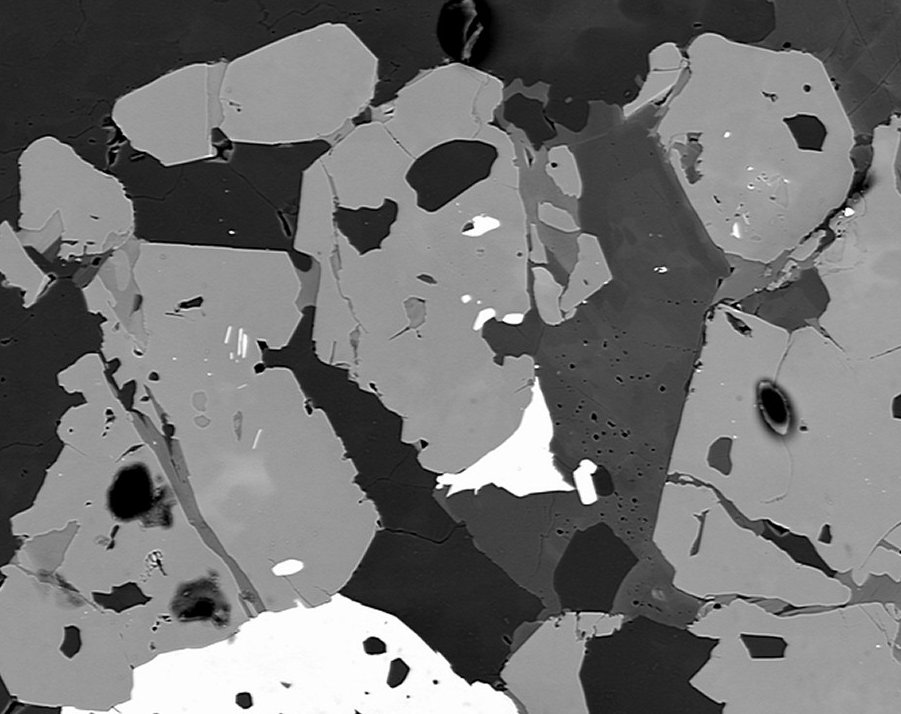
#> input picture Image Processing/Automatic image quality assessment using BRISQUE/noisy_images/BSE.jpg, 901 x 714 px; the run also reads 2 pictures not shown here
$ python brisque.py
#> lines starting #> are read from the running program, lines starting #| are printed output that depends on the picture; long printed decimals are rounded
import numpy as np
from skimage import io, img_as_float
import imquality.brisque as brisque

# ================= BRISQUE =================


''' To install imquality
https://pypi.org/project/image-quality/
'''
img0 = img_as_float(io.imread('./noisy_images/BSE.jpg'))
#> img0: shape (714, 901) float64; min 0, max 1, mean 0.45
img25 = img_as_float(io.imread('noisy_images/BSE_1sigma_blur.jpg'))
#> img25: shape (714, 901) float64; min 0, max 1, mean 0.45
img50 = img_as_float(io.imread('noisy_images/BSE_2sigma_blur.jpg'))
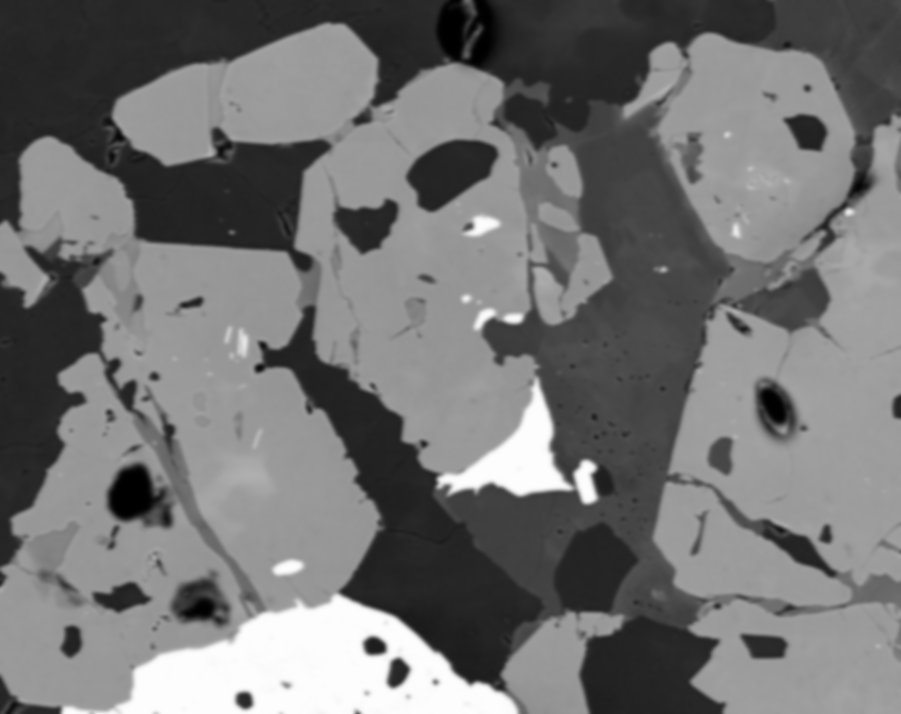
#> input picture Image Processing/Automatic image quality assessment using BRISQUE/noisy_images/BSE_2sigma_blur.jpg, 901 x 714 px
#> img50: shape (714, 901) float64; min 0, max 1, mean 0.45
img75 = img_as_float(io.imread('noisy_images/BSE_3sigma_blur.jpg'))
#> img75: shape (714, 901) float64; min 0, max 1, mean 0.45
img100 = img_as_float(io.imread('noisy_images/BSE_5sigma_blur.jpg'))
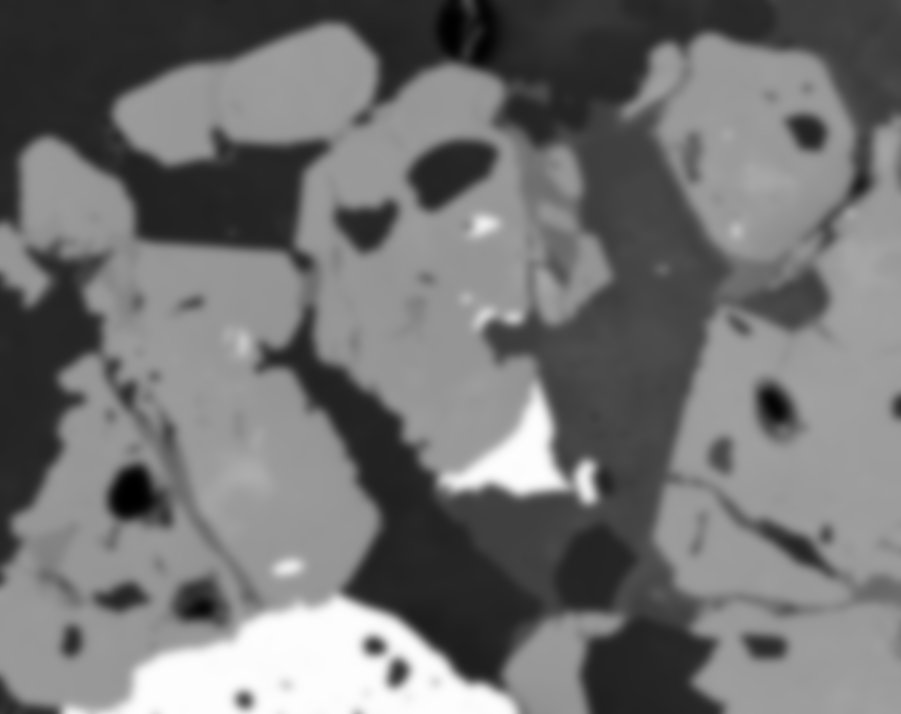
#> input picture Image Processing/Automatic image quality assessment using BRISQUE/noisy_images/BSE_5sigma_blur.jpg, 901 x 714 px
#> img100: shape (714, 901) float64; min 0, max 1, mean 0.45
img200 = img_as_float(io.imread('noisy_images/BSE_10sigma_blur.jpg'))
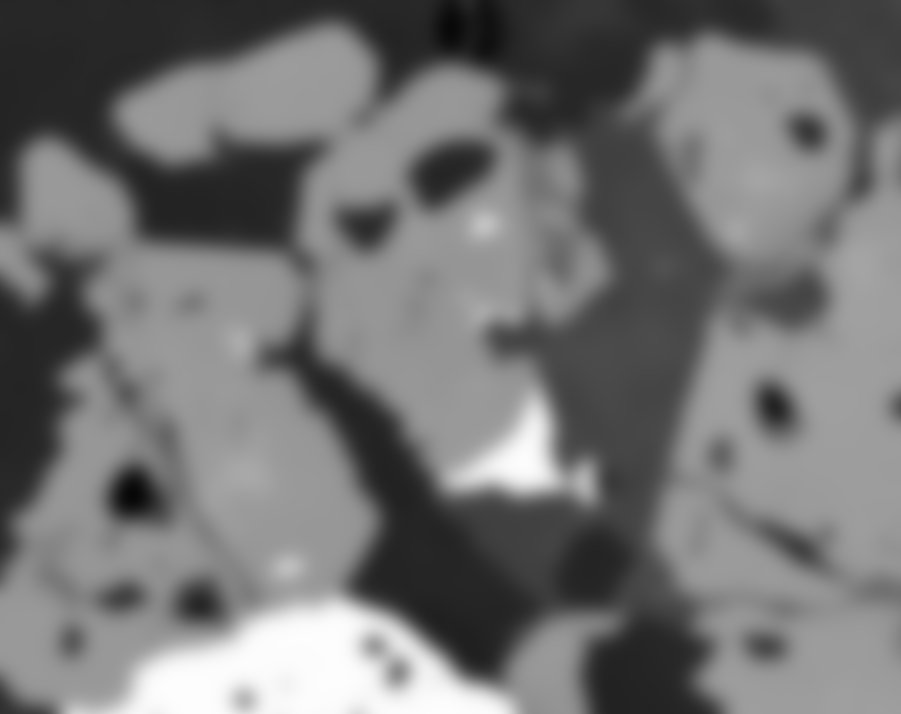
#> input picture Image Processing/Automatic image quality assessment using BRISQUE/noisy_images/BSE_10sigma_blur.jpg, 901 x 714 px
#> img200: shape (714, 901) float64; min 0.0275, max 0.996, mean 0.45


'''
If the BRISQUE score is low then the image is of good quality.

for example:
we can use it to find the best image from a set of images.
we can give a threshold value (50) and if the score is less than the threshold then the image is of good quality.

'''

# [16 lines of commented-out code are left out]

'''
PSNR in image processing is a metric for the quality of reconstruction of lossy compression codecs (for example, image compression).
is calculated as the logarithm of the mean squared error of the reconstructed image to the original image.
'''

'''
if the PSNR value is high then the image is of good quality.
'''

# Peak signal to noise ratio (PSNR) is Not a good metric.

from skimage.metrics import peak_signal_noise_ratio

psnr_25 = peak_signal_noise_ratio(img0, img25)
#> psnr_25 = 32.45
psnr_50 = peak_signal_noise_ratio(img0, img50)
#> psnr_50 = 27
psnr_75 = peak_signal_noise_ratio(img0, img75)
#> psnr_75 = 24.91
psnr_100 = peak_signal_noise_ratio(img0, img100)
#> psnr_100 = 22.78
psnr_200 = peak_signal_noise_ratio(img0, img200)
#> psnr_200 = 20.19

print("PSNR for 1 sigma blur = ", psnr_25)
#| PSNR for 1 sigma blur =  32.447
print("PSNR for 2 sigma blur = ", psnr_50)
#| PSNR for 2 sigma blur =  27.001
print("PSNR for 3 sigma blur = ", psnr_75)
#| PSNR for 3 sigma blur =  24.908
print("PSNR for 5 sigma blur = ", psnr_100)
#| PSNR for 5 sigma blur =  22.783
print("PSNR for 10 sigma blur = ", psnr_200)
#| PSNR for 10 sigma blur =  20.192
